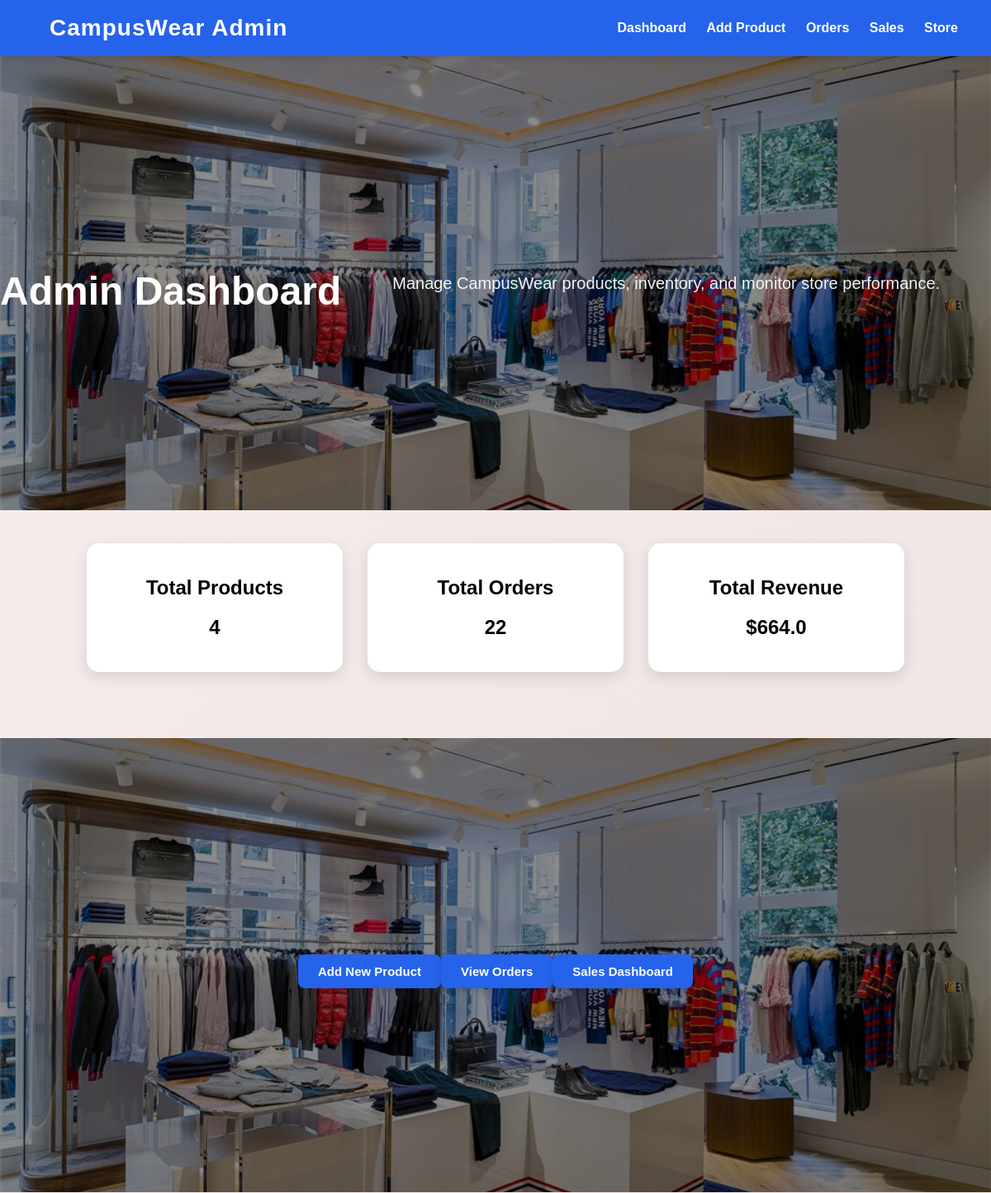
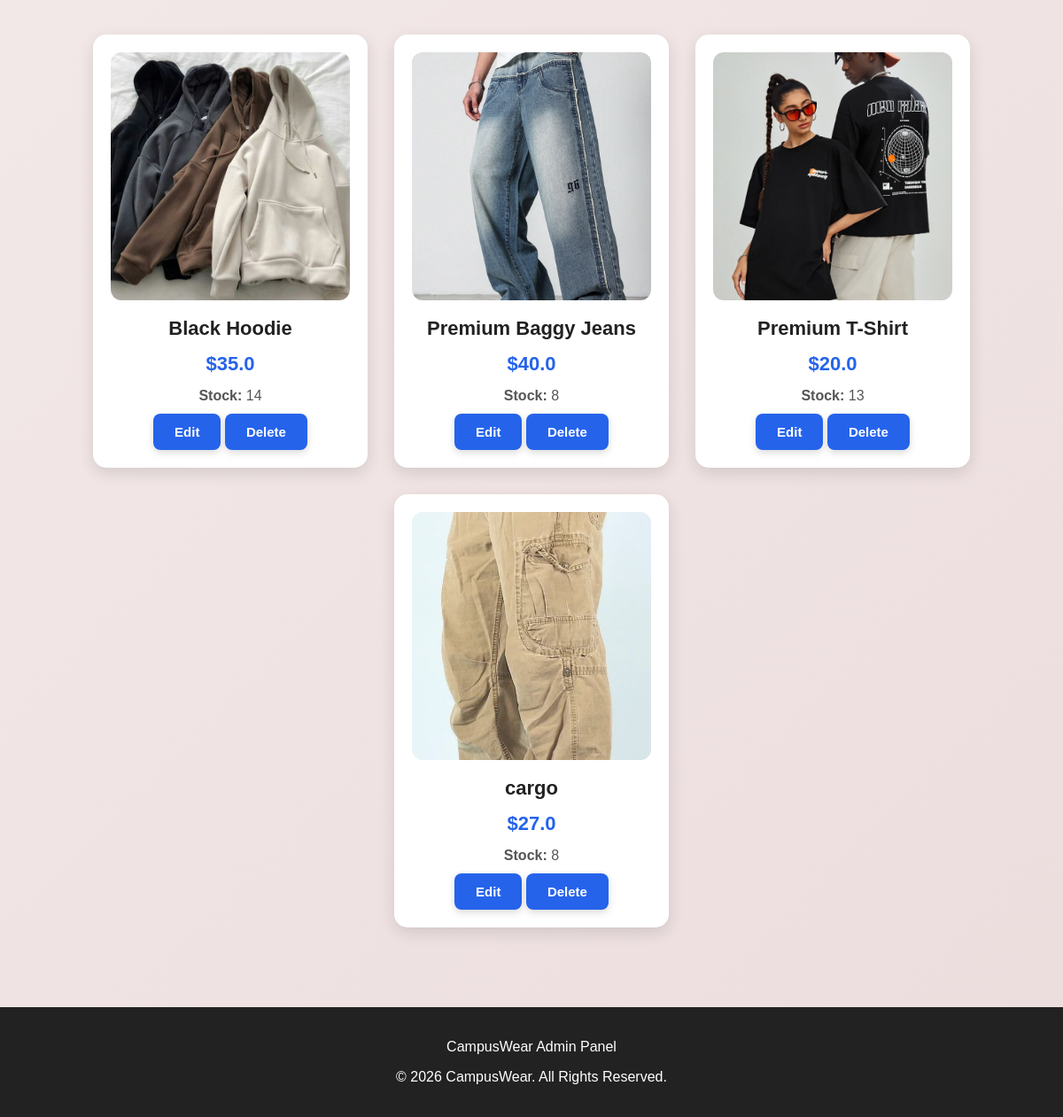
Screenshot of /admin (signed in) with the database file from the repository (2 pictures, top to bottom).
### tables this page shows
CREATE TABLE products(
    id INTEGER PRIMARY KEY,
    name TEXT,
    price REAL,
    description TEXT,
    image TEXT
, category TEXT, stock INTEGER);

### app.py (the view)
@app.route("/admin")
def admin():
    if "user" not in session or session.get("role") != "admin":
        return redirect(url_for("login"))
    conn = sqlite3.connect("campuswear.db")
    conn.row_factory = sqlite3.Row
    cursor = conn.cursor()
    cursor.execute("SELECT * FROM products")
    products = cursor.fetchall()
    cursor.execute("SELECT COUNT(*) FROM orders")
    total_orders = cursor.fetchone()[0]
    cursor.execute("SELECT SUM(total) FROM orders")
    total_revenue = cursor.fetchone()[0]
    conn.close()
    if total_revenue is None:
        total_revenue = 0
    return render_template(
        "admin.html",
        products=products,
        total_orders=total_orders,
        total_revenue=total_revenue
    )

### templates/admin.html (shortened to what this page needs)
{% extends "admin_base.html" %}
{% block content %}
<section class="hero">
    <h1>Admin Dashboard</h1>
    <p>
        Manage CampusWear products, inventory, and monitor store performance.
    </p>
</section>
<section class="products">
    <div class="card">
        <h2>Total Products</h2>
        <h1>{{ products|length }}</h1>
    </div>
    <div class="card">
        <h2>Total Orders</h2>
        <h1>{{ total_orders }}</h1>
    </div>
    <div class="card">
        <h2>Total Revenue</h2>
        <h1>${{ total_revenue }}</h1>
    </div>
</section>
<section class="hero">
    <a href="/add_product">
        <button>Add New Product</button>
    </a>
    <a href="/admin_orders">
        <button>View Orders</button>
    </a>
    <a href="/sales_dashboard">
        <button>Sales Dashboard</button>
    </a>
</section>
<section class="products">
{% for product in products %}
<div class="card">
    <img
        src="{{ url_for('static', filename='images/' + product['image']) }}"
        alt="{{ product['name'] }}">
    <h3>{{ product['name'] }}</h3>
    <p>${{ product['price'] }}</p>
    <p>
        <strong>Stock:</strong>
        {{ product['stock'] }}
    </p>
    <a href="/edit_product/{{ product['id'] }}">
        <button>Edit</button>
    </a>
    <a href="/delete_product/{{ product['id'] }}">
        <button>Delete</button>
    </a>
</div>
{% endfor %}
</section>
{% endblock %}

### static/style.css (style rules this page uses)
body { margin: 0; font-family: Arial, sans-serif; background: linear-gradient(135deg, #f7efef, #ecdddd); }
.hero { background-image: linear-gradient( rgba(0,0,0,.45), rgba(0,0,0,.45) ), url("/static/images/store_theme.jpg"); background-size:cover; background-position:center; background-repeat:no-repeat; min-height:550px; display:flex; justify-content:center; align-items:center; text-align:center; }
.hero h1 { color:white; font-size:60px; margin-bottom:20px; }
.hero p { color:#f3f4f6; font-size:20px; line-height:1.8; margin-bottom:30px; }
.products { display:flex; flex-wrap:wrap; justify-content:center; gap:30px; padding:40px; }
.card img { width:100%; height:280px; object-fit:cover; border-radius:12px; transition:transform .4s ease; }
.card { width:270px; background:#fff; border-radius:15px; overflow:hidden; text-align:center; padding:20px; box-shadow:0 6px 18px rgba(0,0,0,0.12); transition:all .3s ease; }
.card h3 { color:#222; margin:15px 0 10px; font-size:22px; }
.card p { color:#555; font-size:16px; margin:8px 0; }
.card p:first-of-type { font-size:22px; font-weight:bold; color:#2563eb; }
button { background:#2563eb; color:white; border:none; padding:12px 24px; border-radius:8px; font-size:15px; font-weight:bold; cursor:pointer; transition:all .3s ease; box-shadow:0 3px 8px rgba(0,0,0,.15); }
.products a { text-decoration:none; }
.card a { text-decoration:none; }
.card a { color:inherit; text-decoration:none; }
.hero { animation: fadeUp .8s ease; }
.hero h1 { font-size:48px; font-weight:bold; }
.hero p { max-width:700px; margin:auto; line-height:1.7; }
.products { margin-bottom:40px; }
.card { overflow:hidden; }
.card h3 { margin-top:15px; }
.card p { color:#555; line-height:1.5; }
.hero button { margin-top:15px; }

### rows the page displays
products: image (picture), name "Black Hoodie", price "35.0", stock "14"
products: image (picture), name "Premium Baggy Jeans", price "40.0", stock "8"
products: image (picture), name "Premium T-Shirt", price "20.0", stock "13"
products: image+name (picture), name "cargo", price "27.0", stock "8"

### other values shown
{{ products|length }} "4"
{{ total_orders }} "22"
{{ total_revenue }} "664.0"
